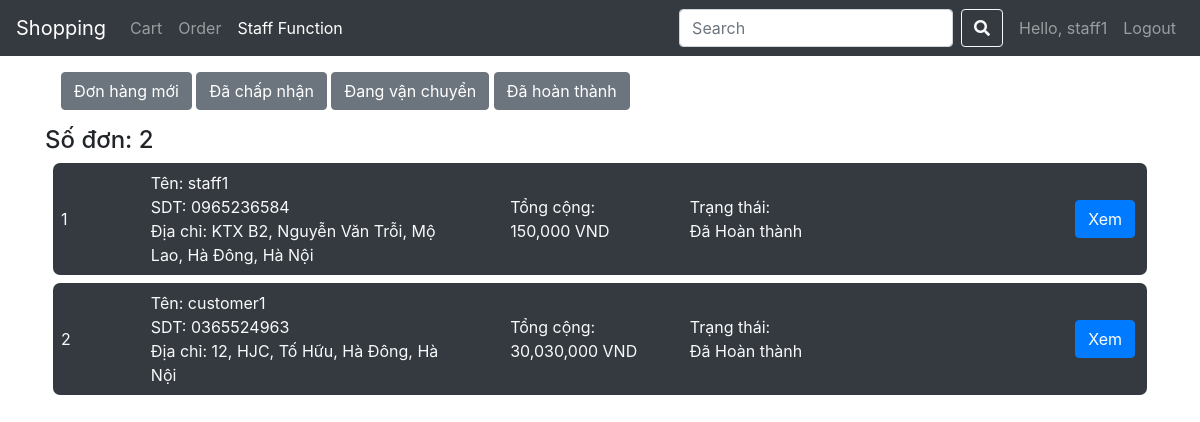
The app's page /order_management/COMPLETED/ (signed in) with its own data.
### business/models.py (models this page shows, shortened)
class Order(models.Model):
  customer = models.ForeignKey(Customer, related_name="order", on_delete=models.CASCADE)
  order_time = models.DateTimeField(auto_now_add=True)
  order_status = models.CharField(choices=ORDER_STATUS, default="NEW", max_length=10)
  total = models.FloatField()

class Customer(models.Model):
  user = models.OneToOneField(User, related_name="customer_info", on_delete=models.CASCADE)
  phone = models.CharField(max_length=15, blank=True, null=True)

class Shipment(models.Model):
  order = models.OneToOneField(Order, related_name="shipment", on_delete=models.CASCADE)
  ship_provider = models.CharField(max_length=100)
  ship_fee = models.FloatField()
  pickup_date = models.DateField(blank=True, null=True)
  expected_ship_date = models.DateField(blank=True, null=True)
  ship_address = models.ForeignKey(Address, on_delete=models.CASCADE, null=True)

class Address(models.Model):
  address_type = models.CharField(max_length=100)
  apartment_number = models.CharField(max_length=100, null=True)
  street = models.CharField(max_length=100, null=True)
  distric = models.CharField(max_length=100, null=True)
  city_or_province = models.CharField(max_length=100, null=True)
  phone = models.CharField(max_length=15, null=True)
  customer = models.ForeignKey(Customer, related_name="address", on_delete=models.CASCADE)
  @property
  def get_detailed_address(self):
    return f"{self.apartment_number}, {self.street}, {self.distric}, {self.city_or_province}"

### business/views.py (the view, shortened to what this page needs)
# urls.py: path("order_management/<str:status>/", views.order_management, name="order_management"),
@user_passes_test(lambda user : user.is_staff)
def order_management(request, status):
  if request.method == "GET":
    orders = []
    status = status.upper()
    orders = Order.objects.filter(order_status=status)
    context = {
      "orders": orders,
      "status": status
    }
    return render(request, "order_management.html", context)

### templates/order_management.html (shortened to what this page needs)
{% extends "base.html" %}
{% load humanize %}
{% block content %}
  <div class="container">
    <div class="order-menu p-3">
      <a class="btn btn-secondary" href="{% url 'order_management' 'new' %}">Đơn hàng mới</a>
      <a class="btn btn-secondary" href="{% url 'order_management' 'accepted' %}">Đã chấp nhận</a>
      <a class="btn btn-secondary" href="{% url 'order_management' 'delivering' %}">Đang vận chuyển</a>
      <a class="btn btn-secondary" href="{% url 'order_management' 'completed' %}">Đã hoàn thành</a>
    </div>
    <div class="orders">
      <h4>Số đơn: {{ orders|length }}</h4>
      {% for order in orders %}
        <div class="order-item bg-dark text-light p-2 m-2">
          <div class="order-item-in no"> {{ forloop.counter }} </div>
          <div class="order-item-inf customer">
            <div class="name"> Tên: {{ order.customer.user }} </div>
            <div class="phone"> SDT: {{ order.customer.phone }} </div>
            <div class="address" style="width: 85%;"> Địa chỉ: {{ order.shipment.ship_address.get_detailed_address }} </div>
          </div>
          <div class="order-item-in total"> Tổng cộng:<br> {{ order.total|floatformat:0|intcomma }} VND</div>
          {% if order.order_status == "NEW" %}
          <div class="order-item-in status"> Trạng thái:<br> Mới </div>
          {% elif order.order_status == "ACCEPTED"%}
          <div class="order-item-in status"> Trạng thái:<br> Đã chấp nhận </div>
          {% elif order.order_status == "DELIVERING" %}
          <div class="order-item-in status"> Trạng thái:<br> Đang vận chuyển </div>
          {% elif order.order_status == "COMPLETED" %}
          <div class="order-item-in status"> Trạng thái:<br> Đã Hoàn thành </div>
          {% endif %}
          <div class="order-item-in action justify-content-end">
            <a href=" {% url 'order_detail' order.pk %} " class="btn btn-primary m-1">Xem</a>
          </div>
        </div>
      {% endfor %}
    </div>
  </div>
{% endblock %}

### templates/base.html (shortened to what this page needs)
<!DOCTYPE html>
<html lang="en">
<head>
  {% load static %}
  {% load humanize %}
  <link rel="stylesheet" href="{% static 'bootstrap/css/bootstrap.min.css' %}">
  <link rel="stylesheet" href="{% static 'fontawesome-free-5.13.0-web/css/all.min.css' %}">
</head>
<body>
  <header>
    <nav class="navbar navbar-expand-lg navbar-dark bg-dark">
      <a class="navbar-brand" href="{% url 'home' %}">Shopping</a>
      <div class="collapse navbar-collapse" id="navbarNavAltMarkup">
        <div class="navbar-nav">
          <a class="nav-item nav-link" id="nav-cart" href="{% url 'cart' %}">Cart</a>
          <a class="nav-item nav-link" id="nav-order" href="{% url 'orderView' %}">Order</a>
          {% if request.user.is_staff %}
          <a class="nav-item nav-link" id="nav-staff" href="{% url 'staff_home' %}">Staff Function</a>
          {% endif %}
        </div>
        <div class="navbar-nav ml-auto">
          <form class="form-inline my-2 my-lg-0 mx-2" action="{% url 'search' %}" method="GET">
            <input class="form-control mr-sm-2" type="search" placeholder="Search" name="search_data" aria-label="Search" value="{{ search_data }}">
            <button class="btn btn-outline-light my-2 my-sm-0" type="submit"><i class="fas fa-search"></i></button>
          </form>
          {% if user.is_anonymous %}
          <a class="nav-item nav-link nav-user">Hello, Anonymous user</a>
          <a class="nav-item nav-link nav-func" href="{% url 'login'%}">Login</a>
          {% elif not user.is_anonymous %}
          <a class="nav-item nav-link nav-user" id="nav-account" href="{% url 'myAccount' %}">Hello, {{ user }}</a>
          {% endif %}
          {% if not user.is_anonymous%}
          <a class="nav-item nav-link nav-func" href="{% url 'logout'%}">Logout</a>
          {% endif %}
        </div>
      </div>
    </nav>
  </header>
  <main class="">
    {% block content %}
    {% endblock %}
  </main>
</body>
</html>

### templates/order_management.html (style rules this page uses)
.order-item { display: grid; grid-template-columns: 1fr 4fr 2fr 2fr 3fr; border-radius: 7px; }
.order-item-in { display: flex; align-items: center; }

### records on screen
Order: customer.user "staff1", customer.phone "0965236584", shipment.ship_address.get_detailed_address "KTX B2, Nguyễn Văn Trỗi, Mộ Lao, Hà Đông, Hà Nội", total "150,000", shows "Trạng thái:", order_status "Đã Hoàn thành"
Order: customer.user "customer1", customer.phone "0365524963", shipment.ship_address.get_detailed_address "12, HJC, Tố Hữu, Hà Đông, Hà Nội", total "30,030,000", shows "Trạng thái:", order_status "Đã Hoàn thành"

### other values on screen
{{ user }} "staff1"
{{ orders|length }} "2"
